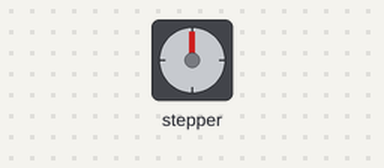
The sketch below on a simulated Arduino Uno, built with avr-gcc and run on an emulated ATmega328P. On the bench: stepper motor. Stepper angles assume 200 steps per turn.

Above: at 0.1 s.
At 13.2 s:
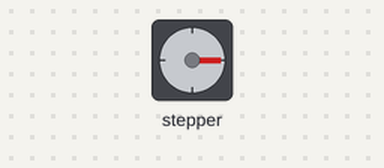
Timing chart, 0 to 14.7 s (numbered marks = the images above):
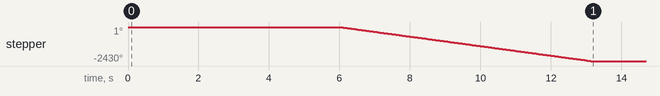

The sketch:

TExploR_degrees.ino
```cpp
// TExploR internal mass travels to angle specified
// Input: degrees to travel to ex. 45
// Output: degree input is converted to arc length and internal mass travels to that point

#include <AccelStepper.h>
#define motorInterfaceType 1 // Define motor interface type
#define PI 3.1415926535897932384626433832795

int degree = 90; // User input angle
int arc_length = ((degree*PI)/180)*172*5; // Calculate the arc length to traverse to
const int dirPin = 2; // Define direction pin
const int stepPin = 3; // Define step pin

AccelStepper myStepper(motorInterfaceType, stepPin, dirPin); // Creates an instance


void setup() {
  myStepper.setMaxSpeed(200); // Set max. speed
  //myStepper.setAcceleration(50); // Set acceleration factor
  myStepper.setSpeed(200); // Initialize speed
  //myStepper.moveTo(arc_length); // Initialize target pos. 800 is ~90 degrees, 1600 is ~180 degrees
  // If performing tip-over motion, comment above target position
  // and uncomment below target position
  // myStepper.moveTo(arc_length);
  delay(6000); // Allow time to start recording data
}

void loop() {
  myStepper.setMaxSpeed(200); // Set max. speed
  // Uncomment 3 lines below for rolling locomotion
  //if (myStepper.distanceToGo() == 0) { // Change direction once the motor reaches target position
  //  myStepper.moveTo(-myStepper.currentPosition());
  //}
  myStepper.moveTo(-arc_length);
  while (myStepper.distanceToGo() != 0) {
    myStepper.moveTo(-arc_length);
    myStepper.setSpeed(200);
    myStepper.runSpeedToPosition();
  }
  //myStepper.run(); // Move the motor 180 degrees
  //myStepper.runSpeed(); // Uncomment for constant movement and don't use myStepper.run()
}
```

Measured:
- by itself, stepper: turns 2430° counter-clockwise in 7.1 s
